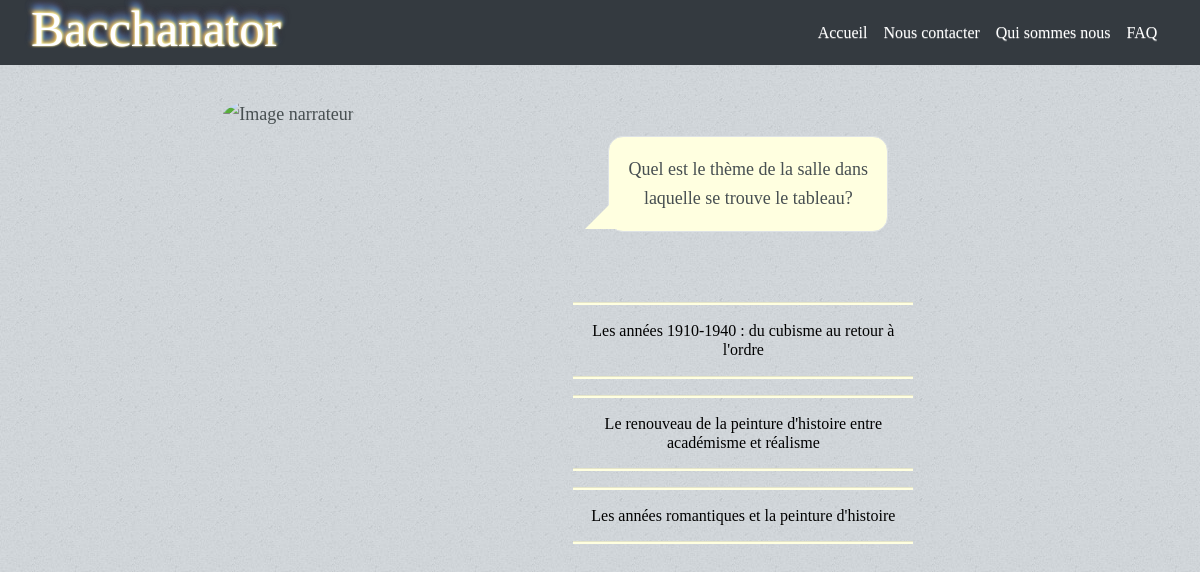
Screenshot of /jouer/ with the database file from the repository.
### blog/models.py (models this page shows, shortened)
class Question(models.Model):
    cleQuestion = models.IntegerField(primary_key = True)
    descriptionQuestion = models.CharField(max_length=200)
    inclu = models.IntegerField()
    reponses = models.ManyToManyField(Reponse, through='Associer')
    tags = models.ManyToManyField(Tag, through='Concerner')

class Associer(models.Model):
    reponse = models.ForeignKey(Reponse, on_delete=models.CASCADE)
    question = models.ForeignKey(Question, on_delete=models.CASCADE)
    tag = models.CharField(max_length=80, blank=True)
    no_tag = models.CharField(max_length=80, blank=True)

class Reponse(models.Model):
    cleReponse = models.IntegerField(primary_key=True)
    descriptionReponse = models.CharField(max_length= 200)

### blog/views.py (the view)
# urls.py: path('jouer/', views.jouer, name='play_button'),
def jouer(request):
    question = None
    associee = None
    if request.method == 'POST':
        form = AnswerForm(request.POST)
        print(form)
        if form.is_valid():
            tag = form.cleaned_data['tag']
            print( "tag = " + tag)
            no_tag = form.cleaned_data['no_tag']
            print(no_tag)
            question_asked = form.cleaned_data['question_asked']
            print("questions_asked = " + question_asked)
            question_asked = form.cleaned_data['question_asked']
            tags = request.session['tags']
            no_tags = request.session['no_tags']
            questions_asked = request.session['questions_asked']
            cletag = 0
            if tag!="":
                cletag =  Tag.objects.all().filter(tag = tag).values_list()[0][0]
                tags = tags + "," + str(cletag)
            else:
                if no_tag!="":
                    cletag =  Tag.objects.all().filter(tag = no_tag).values_list()[0][0]
                    no_tags = no_tags + "," + str(cletag)
            print(cletag)
            print("tags = " + tags)
            print(no_tags)
            print(questions_asked)
            if question_asked!="":
                questions_asked = questions_asked + "," +  question_asked
            request.session['tags'] = tags
            request.session['no_tags'] = no_tags
            request.session['questions_asked'] = questions_asked
            tags = tags.split(",")
            tags.remove('')
            no_tags = no_tags.split(",")
            no_tags.remove('')
            questions_asked = questions_asked.split(",")
            questions_asked.remove('')
            contain = Contenir.objects.all()
            concerns = Concerner.objects.all()
            concerns = concerns.values('question').annotate(count = Count('question')).order_by('count')
            print("Début for")
            print(concerns)
            for i in range(len(tags)):
                print("------------------------------------------------------")
                contain = contain.filter(image__tags = int(tags[i]))
                concerns = concerns.filter(question__tags = int(tags[i]))
                print(concerns)
            for i in range(len(no_tags)):
                contain = contain.exclude(image__tags = int(no_tags[i]))
                concerns = concerns.exclude(tag = int(no_tags[i]))
                concerns = concerns.exclude(question__inclu = int(no_tags[i]))
            print("Avant")
            for i in range(len(questions_asked)):
                concerns = concerns.exclude(question__cleQuestion = int(questions_asked[i]))
            print(contain)
            print(concerns)
            size_contain = len(contain.values('image').annotate(dcount=Count('image')) )
            print("******************************************")
            print(size_contain)
            size_concerns = concerns.count()
            if size_contain ==1:
                img = contain[0].image
                return render(request, 'blog/afficher_image.html', {'img': img})
            if size_concerns!=0:
                question = concerns[0]['question']
                if question == question_asked and size_concerns>1:
                    question = concerns[1]['question']
                question = Question.objects.get(cleQuestion=question)
                print(question)
                associee = Associer.objects.filter(question = question)
                print(associee)
    else:
        question = Question.objects.get(cleQuestion=1)
        associee = Associer.objects.filter(question = question)
        q = Associer.objects.filter(question = question).count()
    return render(request, 'blog/jouer.html', {'question': question, 'associee': associee})

### blog/templates/blog/jouer.html (shortened to what this page needs)
{% extends 'base.html' %} {% load static %} {% block titre %}Jouer{% endblock %} {% block question %}
<div class="container champs">
    <div class="col-sm-2"> </div>
    <div class="col-sm-8">
        <div class="row">
            <div class="col-sm-2"> </div>
            <div class="col-sm-10">
                <div class="personnage1 d-inline d-sm-inline-block ">
                    <img src="{% static 'img_site/bacchanator1.svg' %}" class="rounded-circle img" alt="Image narrateur" />
                </div>
                <div class="talk-bubble2 tri-right round border left-top" id="plus">
                    <div class="talktext">
                        <p class="p">{{ question.descriptionQuestion }}</p>
                    </div>
                </div>
                {% block reponse %}
                <div class="reponse">
                    <h6>
                        {% for a in associee %}
                        <p>
                            <hr noshade>
                            <a class="bouton answer" href="javascript:document.getElementById('{{ a.reponse.cleReponse }}').submit();">{{ a.reponse.descriptionReponse }} </a>
                            <hr noshade>
                        </p>
                        {% endfor %}
                    </h6>
                </div>
                {% endblock %}
            </div>
        </div>
    </div>
    <div class="col-sm-2"> </div>
</div>
{% endblock %}

### blog/templates/base.html (shortened to what this page needs)
<!DOCTYPE html>
{% load static %}
<html lang="fr">
    <head>
        <link rel="stylesheet" href="https://maxcdn.bootstrapcdn.com/bootstrap/4.0.0/css/bootstrap.min.css">
        <link rel="stylesheet" href="https://maxcdn.bootstrapcdn.com/bootstrap/3.3.4/css/bootstrap-theme.min.css">
        <link rel="stylesheet" href="{% static 'css/accueil.css'%}">
        <link rel="stylesheet" href="{% static 'css/base.css' %}">
        <link rel="stylesheet" href="{% static 'css/style_equipe.css' %}">
        <link rel="stylesheet" href="https://use.fontawesome.com/releases/v5.5.0/css/all.css" >
    </head>
    <body>
        <header>
            <nav class="navbar navbar-expand-md bg-dark navbar-light ">
                <div class="navbar-header col-sm-8"> <a class="navbar-brand text-white feu" href="{% url 'base' %}">Bacchanator</a> </div>
                <div id="navbarSupportedContent" class="collapse navbar-collapse col">
                    <ul class="navbar-nav mr-auto">
                        <li class="nav-item active"> <a class="nav-link text-white text" href="{% url 'base' %}">Accueil</a> </li>
                        <li class="nav-item"> <a class="nav-link text-white text" href="{% url 'contacter' %}">Nous contacter</a></li>
                        <li class="nav-item"> <a class="nav-link text-white text" href="{% url 'qui_sommes_nous' %}">Qui sommes nous</a></li>
                        <li class="nav-item"> <a class="nav-link text-white text" href="{% url 'faq' %}">FAQ</a></li>
                    </ul>
                </div>
            </nav>
        </header>
        <div>
            {% block question %}{% endblock %}
        </div>
    </body>
</html>

### blog/static/css/base.css (style rules this page uses)
body { background: #D4D9DD url('images/bg03.jpg'); color: #474f51; font-size: 13.5pt; font-family: 'Yanone Kaffeesatz'; line-height: 1.85em; font-weight: 300; }
.feu { font-family: 'Times New Roman', Times, serif; font-size: 50px; color: white; text-shadow: 0 0 2px #fefcc9, 1px -1px 3px #feec85, -2px -2px 4px #ffae34, 2px -4px 5px #5691b8, -2px -6px 6px #547fc0, 0 -8px 7px #587abb, 1px -9px 8px #451b0e; }
.text { font-size: medium; }
.bouton.answer { text-decoration: none; color: #000000; }
.talk-bubble2 { left: 520px; margin: 20px; top: 260px; display: inline-block; position: absolute; width: 280px; height: auto; background-color: lightyellow; }
.round { border-radius: 15px; -webkit-border-radius: 15px; -moz-border-radius: 15px; }
.tri-right.left-top:after { content: ' '; position: absolute; width: 0; height: 0; left: -24px; right: auto; top: 2px; bottom: auto; border: 28px solid; border-color: lightyellow transparent transparent transparent; }
#plus { top: 50px; left: 420px; }
#plus:after { top: auto; bottom: 2px; border-color: transparent transparent lightyellow transparent; }
.talktext { padding: 1em; text-align: center; line-height: 1.6em; font-size: large; }
.talktext .p { -webkit-margin-before: 0em; -webkit-margin-after: 0em; }
.personnage1 { position: relative; top: 30px; left: 40px; }
.img { width: 380px; height: 420px; }
.reponse { width: fit-content; position: absolute; text-align: center; top: 220px; padding-left: 390px; }
hr { width:340px; height:2px; background-color: lightyellow; }

### rows the page displays
Question: descriptionQuestion "Quel est le thème de la salle dans laquelle se trouve le tableau?"
Associer: reponse.descriptionReponse "Les années 1910-1940 : du cubisme au retour à l'ordre"
Associer: reponse.descriptionReponse "Le renouveau de la peinture d'histoire entre académisme et réalisme"
Associer: reponse.descriptionReponse "Les années romantiques et la peinture d'histoire"
